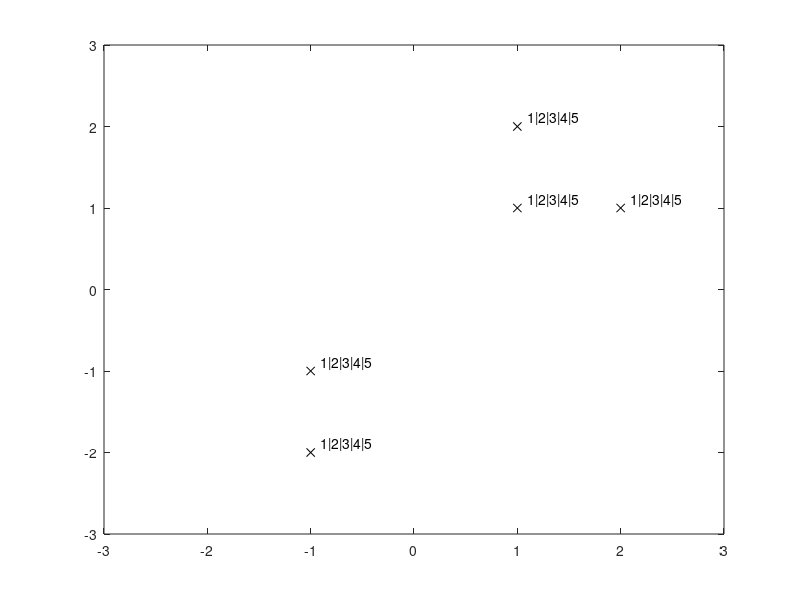

MATLAB code for this plot: (Note: this script raises an error after producing the figure.)
% Example 11.1
% Computational Statistics Handbook with MATLAB, 2nd Edition
% Wendy L. and Angel R. Martinez

% Let's make up a data set - 2-D.
x = [1 1; 1 2; 2 1; -1 -1; -1 -2];
plot(x(:,1),x(:,2),'kx') % plots the points.
axis([-3 3 -3 3])
text(x(:,1)+.1,x(:,2)+.1,'1|2|3|4|5');

% Find the Euclidean distance using pdist.
% Convert to matrix form for easier reading.
ye = pdist(x,'euclid');
ye_mat = squareform(ye);

% Contrast with city block metric.
ycb = pdist(x,'cityblock');
ycb_mat = squareform(ycb);

